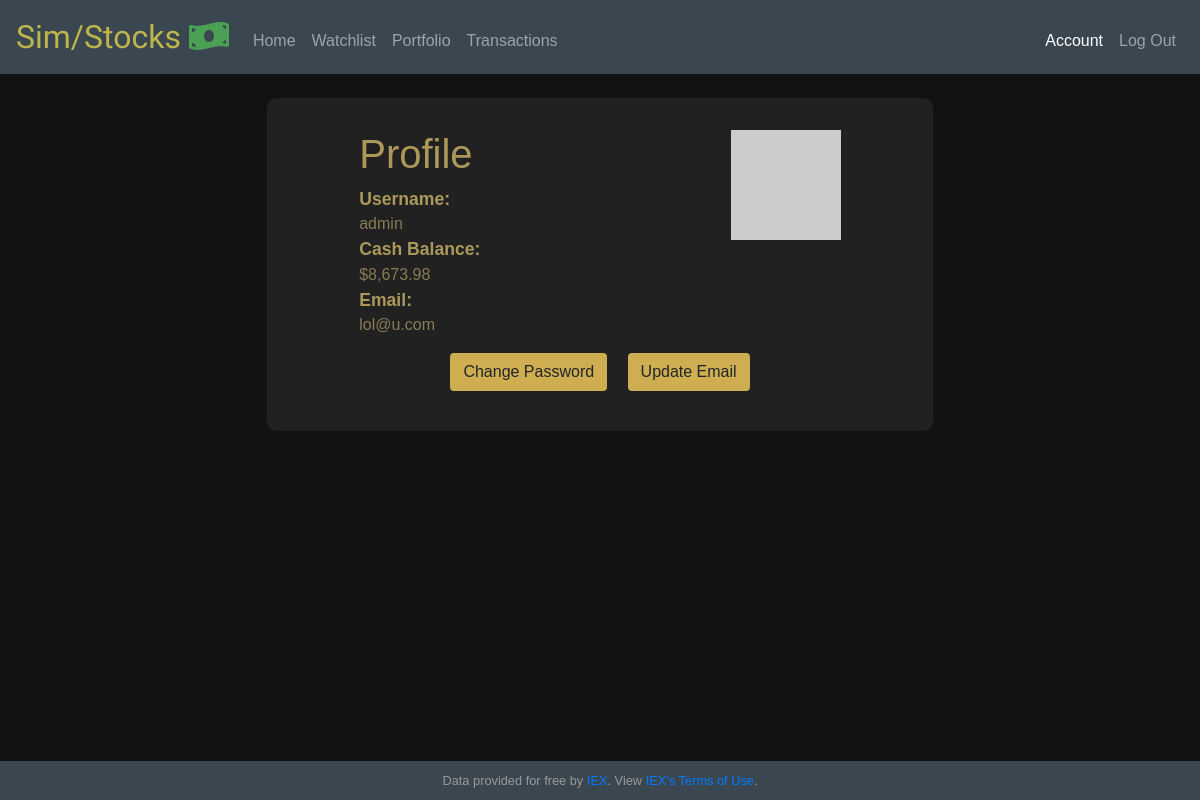
/account (signed in), run on the app's committed database.
### app/models.py (models this page shows, shortened)
class Users(UserMixin, db.Model):
  id = db.Column(db.Integer, primary_key=True)
  username = db.Column(db.String(64), index=True, unique=True)
  password_hash = db.Column(db.String(128))
  email = db.Column(db.String(120), index=True, unique=True)
  cash = db.Column(db.Numeric(), nullable=False, default=10000)
  transactions = db.relationship("History", backref="user")
  watch = db.relationship("Watch", backref="user")
  def avatar(self, size):
    digest = md5(self.email.lower().encode('utf-8')).hexdigest()
    return 'https://www.gravatar.com/avatar/{}?d=identicon&s={}'.format(
            digest, size)

### app/routes.py (the view)
@app.route("/account")
@login_required
def account():
  user = Users.query.filter_by(username=current_user.username).first()
  return render_template("account.html", username=current_user.username, cash=current_user.cash, email=current_user.email, user=user)

### app/helper.py (called while the page is built)
def usd(value):
    return f"${value:,.2f}"

### app/models.py (called while the page is built)
@login.user_loader
def load_user(id):
  return Users.query.get(int(id))

### app/templates/account.html (shortened to what this page needs)
{% extends "layout.html" %}
{% set active_page = "account" %}
{% block main %}
<div class="form-container">
    <div class="mb-2 profile">
        <div class="d-flex flex-column">
            <h1 class="mb-2" id="profileHead">Profile</h1>
            <span class="emphasize">Username:</span>
            <span>{{ username }}</span>
            <span class="emphasize">Cash Balance:</span>
            <span>{{ cash|usd }}</span>
            <span class="emphasize">Email:</span>
            <span>{{ email }}</span>
        </div>
        <img class="avatar" src="{{ user.avatar(128) }}">
    </div>
    <div class="btnContainer flex-column">
        <a class="btn ssbtn m-2" href={{ url_for("password") }}>Change Password</a>
        <a class="btn ssbtn m-2" href={{ url_for("email") }}>Update Email</a>
    </div>
</div>
{% endblock %}

### app/static/styles.css (style rules this page uses)
html ,body { height: 100%; }
body { background-color: #121212; display: flex; flex-direction: column; color:#887C54; }
main img { max-width: 100%; }
.form-container { background-color: #212121; padding: 2rem; width: auto; margin: auto; border-radius: 10px; }
.profile { text-align: left; display: flex; justify-content: space-between; align-items: flex-start; max-width: 95%; margin: auto; }
#profileHead { color: #ac995a; font-weight: 500; }
.avatar { height: 110px; margin-left: 0.3rem; }
.emphasize { font-weight: 600; font-size: 1.1rem; color: #ac995a; }
.ssbtn { background-color:#cfae52; margin-top: 0.3rem; }
* { box-sizing: border-box; }
body { font-family: sans-serif; }

### data on the page
Users: username "admin", cash "$8,673.98", email "lol@u.com"
